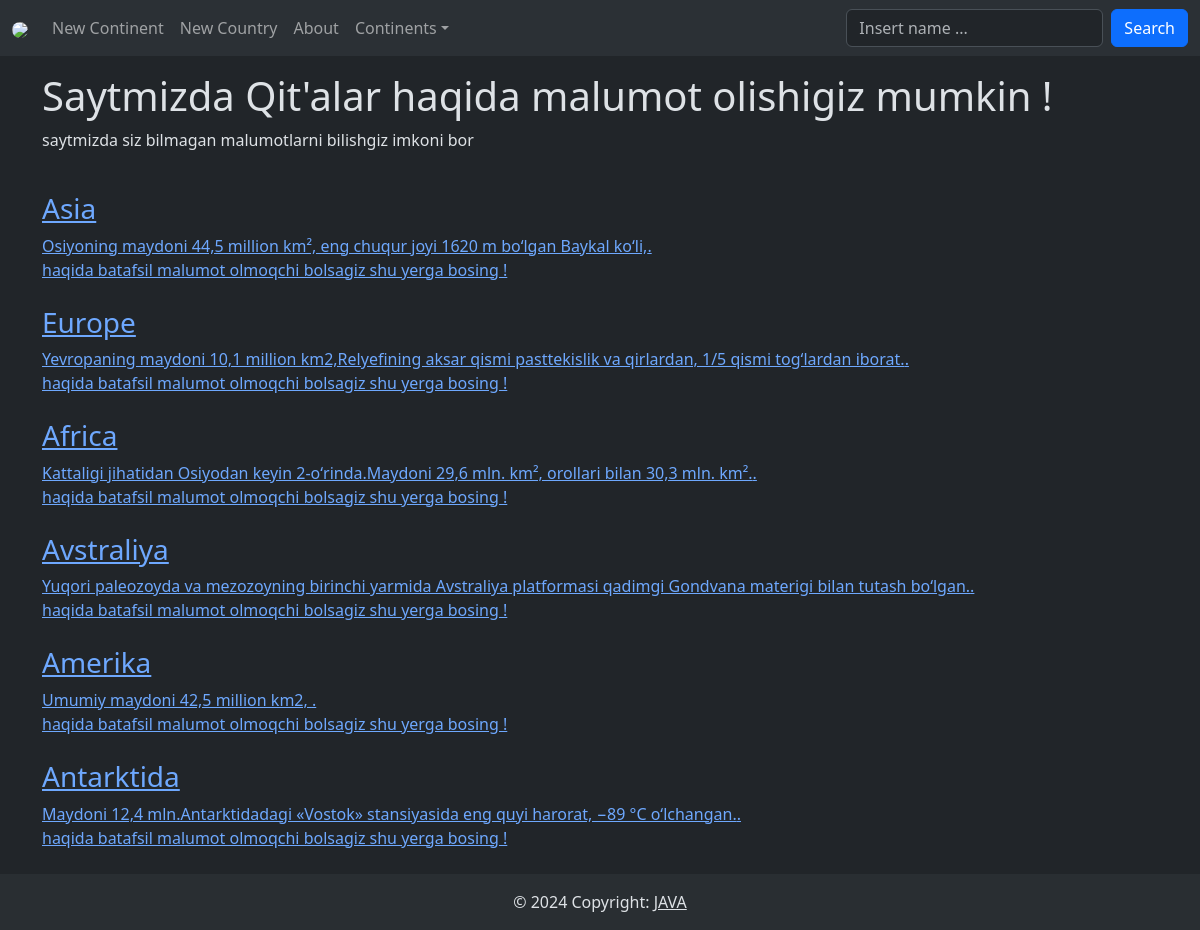
Page /about/ on the earlier database version.
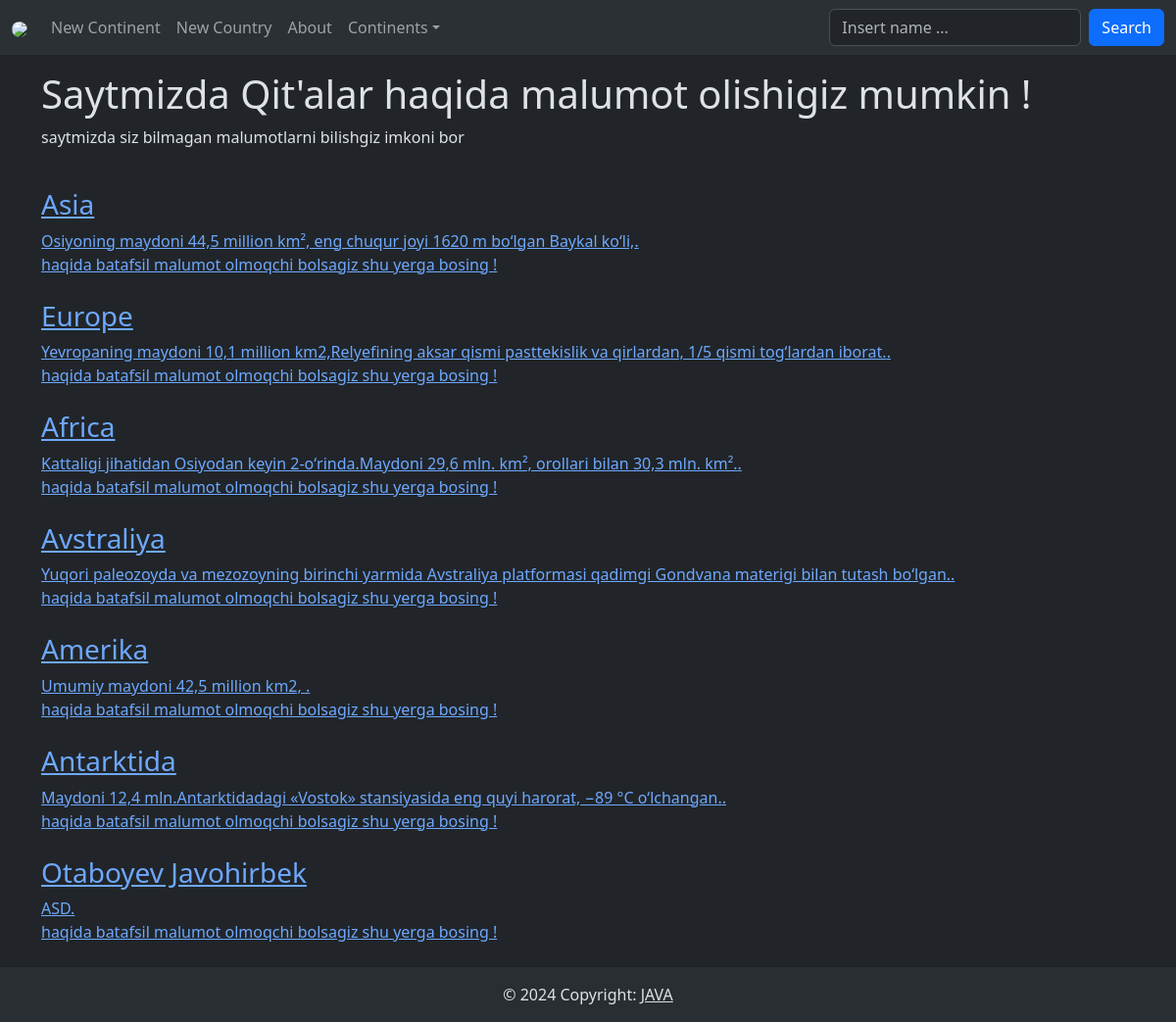
Same page on the later database version.
### app_continents/models.py (models this page shows, shortened)
class Continent(models.Model):
    continent_name = models.CharField(max_length=100, verbose_name='Continent Name', unique=True)
    continent_description = models.TextField(verbose_name='Continent Description')
    continent_image = models.ImageField(upload_to='', verbose_name='Continent Image')
    continent_annotations = models.TextField(max_length=150, verbose_name='Continent Annotations')
    continent_date_created = models.DateTimeField(auto_now_add=True, verbose_name='Continent Date')
    class Meta:
        verbose_name = 'Continent'
        verbose_name_plural = 'Continents'
        db_table = 'continent'
        ordering = ['id']

### app_continents/views.py (the view)
# urls.py: path('about/', about, name='about'),
def about(request):
    continents = Continent.objects.all()
    return render(request, 'continents/about.html', context={'continents': continents})

### templates/continents/about.html (shortened to what this page needs)
{% extends 'base.html' %}
{% block content %}
    <h1>Saytmizda Qit'alar haqida malumot olishigiz mumkin !</h1>
    <p>saytmizda siz bilmagan malumotlarni bilishgiz imkoni bor</p><br>
    {% for continent in continents %}
        <a href="{% url 'continent_show' continent.id %}"><h3>{{ continent.continent_name }}</h3>
            {{ continent.continent_annotations }}.<br>
            haqida batafsil malumot olmoqchi bolsagiz shu yerga bosing !</a>
        <br>
        <br>
    {% endfor %}
{% endblock %}

### templates/base.html (shortened to what this page needs)
<!DOCTYPE html>
{% load static %}
<html lang="en" data-bs-theme="dark">
<head>
    <link rel="stylesheet" href="{% static 'css/css.css' %}">
    <link href="https://cdn.jsdelivr.net/npm/bootstrap@5.3.2/dist/css/bootstrap.min.css" rel="stylesheet">
</head>
<body>
<nav class="navbar navbar-expand-sm navbar-dark bg-body-tertiary">
  <div class="container-fluid">
    <a class="navbar-brand" href="{% url 'index' %}"><img src="{% static 'images/globe-png-images-download-4.png' %}" width="50px" style="border-radius: 50%"></a>
    <div class="collapse navbar-collapse" id="mynavbar">
      <ul class="navbar-nav me-auto">
            <li class="nav-item">
              <a class="nav-link" href="{% url 'create_continent' %}">New Continent</a>
            </li>
            <li class="nav-item">
              <a class="nav-link" href="{% url 'create_country' %}">New Country</a>
            </li>
            <li class="nav-item">
              <a class="nav-link" href="{% url 'about' %}">About</a>
            </li>
            <li class="nav-item dropdown">
              <a class="nav-link dropdown-toggle" href="#" role="button" data-bs-toggle="dropdown">Continents</a>
            </li>
          </ul>
            <form class="d-flex" action="" method="get">
                <input class="form-control me-2" type="text" name="pupil" placeholder="Insert name ...">
                <button class="btn btn-primary" type="button">Search</button>
            </form>
    </div>
  </div>
</nav>
    <div class="container mt-3">
    {% block content %}
    {% endblock %}
    </div>
    <footer class="text-center bg-body-tertiary">
      <div class="text-center p-3" style="background-color: rgba(0, 0, 0, 0.05);">
        © 2024 Copyright:
        <a class="text-body" href="https://t.me/PR0100Jovoh">JAVA</a>
      </div>
    </footer>
</body>
</html>

Differences in the rows shown:
added Continent: continent_name "Otaboyev Javohirbek", continent_annotations "ASD"
